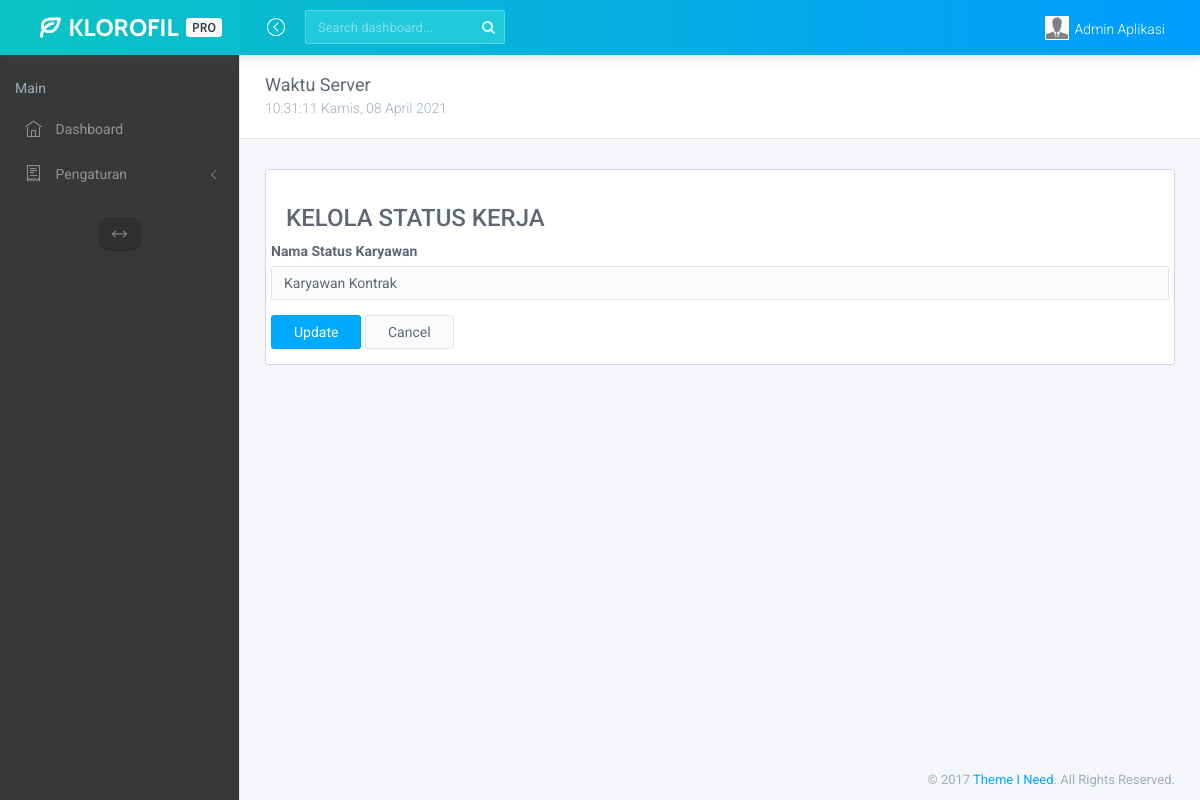
Screenshot of /status_karyawan/update/2 with the database file from the repository.
### tables this page shows
CREATE TABLE `user` (
  `user_id` int(11) NOT NULL,
  `username` varchar(50) NOT NULL,
  `password` varchar(50) NOT NULL,
  `name` varchar(100) NOT NULL,
  `address` text NOT NULL,
  `level` int(1) NOT NULL,
  `email` varchar(200) NOT NULL
);

CREATE TABLE `status_karyawan` (
  `status_karyawan_id` int(11) NOT NULL,
  `nama_status_karyawan` varchar(200) NOT NULL
);

### application/libraries/Template.php (called while the page is built)
<?php
Class Template{
    var $template_data = array();
    function set($name, $value)
    {
        $this->template_data[$name]=$value;
    }
    function load($template ='', $view ='', $view_data = array(), $return =FALSE)
    {
        $this->CI=& get_instance();
        $this->set('contents',$this->CI->load->view($view, $view_data, TRUE));
        return $this->CI->load->view($template, $this->template_data, $return);
    }
}

### application/controllers/Status_karyawan.php (called while the page is built, shortened)
<?php
class Status_karyawan extends CI_Controller
{
    public function update($id)
    {
        $row = $this->Status_karyawan_model->get_by_id($id);
        if ($row) {
            $data = array(
                'button' => 'Update',
                'action' => site_url('status_karyawan/update_action'),
		'status_karyawan_id' => set_value('status_karyawan_id', $row->status_karyawan_id),
		'nama_status_karyawan' => set_value('nama_status_karyawan', $row->nama_status_karyawan),
	    );
            $this->template->load('template','status_karyawan/status_karyawan_form', $data);
        } else {
            $this->session->set_flashdata('message', 'Record Not Found');
            redirect(site_url('status_karyawan'));
        }
    }
}

### index.php (called while the page is built, shortened)
<?php
require_once BASEPATH.'core/CodeIgniter.php';

### application/models/Status_karyawan_model.php (called while the page is built, shortened)
<?php
class Status_karyawan_model extends CI_Model
{
    public $table = 'status_karyawan';
    public $id = 'status_karyawan_id';
    function get_by_id($id)
    {
        $this->db->where($this->id, $id);
        return $this->db->get($this->table)->row();
    }
}

### application/libraries/Fungsi.php (called while the page is built, shortened)
<?php
Class Fungsi{
    protected $ci;
    public function __construct() {
        $this->ci =& get_instance();
    }
    public function user_login(){
        $user_id = $this->ci->session->userdata('userid');
        $user_data = $this->ci->user_m->get($user_id)->row();
        return $user_data;
    }
}

### application/models/User_m.php (called while the page is built, shortened)
<?php defined('BASEPATH') OR exit('No direct script access allowed');
class User_m extends CI_Model {
    public function get($id = null)
    {
        $this->db->select('user.*,user_role.role as nama_role');
        $this->db->from('user');
        $this->db->join('user_role', 'user_role.id = user.level');
        $query = $this->db->get();
        return $query;
    }
}

### application/views/status_karyawan/status_karyawan_form.php (the view, shortened to what this page needs)
<div class="content-wrapper">
    <section class="content">
        <div class="row">
            <div class="col-xs-12">
                <div class="box box-warning box-solid">
                    <div class="box-header">
                        <h3 class="box-title">KELOLA STATUS KERJA</h3>
                    </div>
                    <div class="box-body">
                        <div class='row'>
                            <form action="<?php echo $action; ?>" method="post">
                                <div class="form-group">
                                    <label for="varchar">Nama Status Karyawan <?php echo form_error('nama_status_karyawan') ?></label>
                                    <input type="text" class="form-control" name="nama_status_karyawan" id="nama_status_karyawan" placeholder="Nama Status Karyawan" value="<?php echo $nama_status_karyawan; ?>" />
                                </div>
                                <button type="submit" class="btn btn-primary"><?php echo $button ?></button>
                                <a href="<?php echo site_url('status_karyawan') ?>" class="btn btn-default">Cancel</a>
                            </form>
                        </div>
                    </div>
                </div>
            </div>
        </div>
    </section>
</div>

### application/views/template.php (shortened to what this page needs)
<!doctype html>
<html lang="en">
<head>
    <link rel="stylesheet" href="<?= base_url() ?>admin/assets/vendor/bootstrap/css/bootstrap.min.css">
    <link rel="stylesheet" href="<?= base_url() ?>admin/assets/vendor/font-awesome/css/font-awesome.min.css">
    <link rel="stylesheet" href="<?= base_url() ?>admin/assets/vendor/themify-icons/css/themify-icons.css">
    <link rel="stylesheet" href="<?= base_url() ?>admin/assets/vendor/pace/themes/orange/pace-theme-minimal.css">
    <link rel="stylesheet" href="<?= base_url() ?>admin/assets/css/main.min.css">
    <link rel="stylesheet" href="<?= base_url() ?>admin/assets/css/skins/sidebar-nav-darkgray.css" type="text/css">
    <link rel="stylesheet" href="<?= base_url() ?>admin/assets/css/skins/navbar3.css" type="text/css">
    <link rel="stylesheet" href="<?= base_url() ?>admin/assets/css/demo.min.css">
    <link rel="stylesheet" href="demo-panel/style-switcher.css">
    <link rel="stylesheet" href="<?= base_url() ?>admin/assets/datatables.net-bs/css/dataTables.bootstrap.min.css">
  </head>
  <body>
    <div id="wrapper">
      <nav class="navbar navbar-default navbar-fixed-top">
        <div class="brand">
          <a href="index.html">
            <img src="<?= base_url() ?>admin/assets/img/logo-white.png" alt="Klorofil Pro Logo" class="img-responsive logo">
          </a>
        </div>
        <div class="container-fluid">
          <div id="tour-fullwidth" class="navbar-btn">
            <button type="button" class="btn-toggle-fullwidth"><i class="ti-arrow-circle-left"></i></button>
          </div>
          <form class="navbar-form navbar-left search-form">
            <input type="text" value="" class="form-control" placeholder="Search dashboard...">
            <button type="button" class="btn btn-default"><i class="fa fa-search"></i></button>
          </form>
          <div id="navbar-menu">
            <ul class="nav navbar-nav navbar-right">
              <li class="dropdown">
                <a href="#" class="dropdown-toggle" data-toggle="dropdown">
                  <img src="<?= base_url() ?>assets/img/default-user.png" alt="Avatar">
                  <span><?= ucfirst($this->fungsi->user_login()->name) ?></span>
                </a>
              </li>
            </ul>
          </div>
        </div>
      </nav>
      <div id="sidebar-nav" class="sidebar">
        <nav>
          <ul class="nav" id="sidebar-nav-menu">
            <li class="menu-group">Main</li>
            <li><a href="<?= base_url() ?>dashboard"><i class="ti-home"></i> <span class="title">Dashboard</span></a></li>
            <li class="panel">
              <a href="#forms" data-toggle="collapse" data-parent="#sidebar-nav-menu" class="collapsed"><i class="ti-receipt"></i> <span class="title">Pengaturan</span> <i class="icon-submenu ti-angle-left"></i></a>
            </li>
          </ul>
          <button type="button" class="btn-toggle-minified" title="Toggle Minified Menu"><i class="ti-arrows-horizontal"></i></button>
        </nav>
      </div>
      <div class="main">
        <div class="main-content">
          <div class="content-heading clearfix">
            <div class="heading-left">
              <h1 class="page-title">Waktu Server</h1>
              <p class="page-subtitle">
<body onload="tampilkanwaktu();setInterval('tampilkanwaktu()', 1000);">
<span id="clock"></span>
<?php
$hari = date('l');
if ($hari=="Sunday") {
  echo "Minggu";
}elseif ($hari=="Monday") {
  echo "Senin";
}elseif ($hari=="Tuesday") {
  echo "Selasa";
}elseif ($hari=="Wednesday") {
  echo "Rabu";
}elseif ($hari=="Thursday") {
  echo("Kamis");
}elseif ($hari=="Friday") {
  echo "Jum'at";
}elseif ($hari=="Saturday") {
  echo "Sabtu";
}
?>,
<?php
$tgl =date('d');
echo $tgl;
$bulan =date('F');
if ($bulan=="January") {
  echo " Januari ";
}elseif ($bulan=="February") {
  echo " Februari ";
}elseif ($bulan=="March") {
  echo " Maret ";
}elseif ($bulan=="April") {
  echo " April ";
}elseif ($bulan=="May") {
  echo " Mei ";
}elseif ($bulan=="June") {
  echo " Juni ";
}elseif ($bulan=="July") {
  echo " Juli ";
}elseif ($bulan=="August") {
  echo " Agustus ";
}elseif ($bulan=="September") {
  echo " September ";
}elseif ($bulan=="October") {
  echo " Oktober ";
}elseif ($bulan=="November") {
  echo " November ";
}elseif ($bulan=="December") {
  echo " Desember ";
}
$tahun=date('Y');
echo $tahun;
?>
</center></p>
            </div>
          </div>
           <div class="container-fluid">
          <div class="panel panel-headline">
            <div class="panel-body">
              <?php echo $contents ?>
            </div>
          </div>
        </div>
        </div>
      </div>
      <footer>
        <div class="container-fluid">
          <p class="copyright">&copy; 2017 <a href="https://www.themeineed.com/" target="_blank">Theme I Need</a>. All Rights Reserved.</p>
        </div>
      </footer>
    </div>
  </body>
</html>

### admin/assets/css/skins/sidebar-nav-darkgray.css (style rules this page uses)
#wrapper .sidebar { background-color: #383838; }
.sidebar .nav li > a { color: #929598; }
.btn-toggle-minified { background: #303030; color: #929598; border-color: #2b2b2b; }

### admin/assets/css/skins/navbar3.css (style rules this page uses)
.navbar-default, .layout-topnav .top-bar { background: #0bc3c3; background: -moz-linear-gradient(left, #0bc3c3 0%, #009cff 100%); background: -webkit-linear-gradient(left, #0bc3c3 0%, #009cff 100%); background: linear-gradient(to right, #0bc3c3 0%, #009cff 100%); }
.navbar-form.search-form .form-control, .navbar-form.search-form .form-control:focus { background-color: #20cada; border-color: #5cd5e0; }
.navbar-form.search-form .btn { color: #ddfafd; }

### admin/demo-panel/style-switcher.css (style rules this page uses)
body { margin-bottom: 0; }

### rows the page displays
user: name "Admin Aplikasi"
status_karyawan: nama_status_karyawan "Karyawan Kontrak"

### other values shown
$button "Update"
